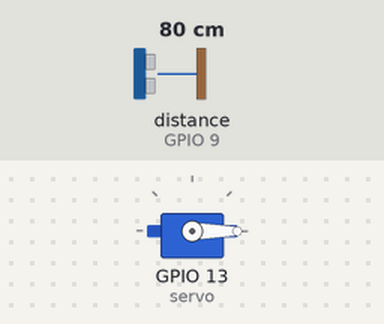
A sketch run on a simulated ESP8266 (NodeMCU). Parts: servo. Wiring (inferred from the names in the program): ultrasonic range finder: trigger GPIO 10; echo GPIO 9. Inputs (shaded band) come from the test bench; at power-on: distance to the obstacle (sensor on GPIO 9) 80 cm. The echo pulse lasts 58.3 µs per cm.

Above: at 1.2 s.
1.3 s: distance to the obstacle (sensor on GPIO 9) set to 11 cm
2.8 s: distance to the obstacle (sensor on GPIO 9) set to 8 cm
At 4.0 s:
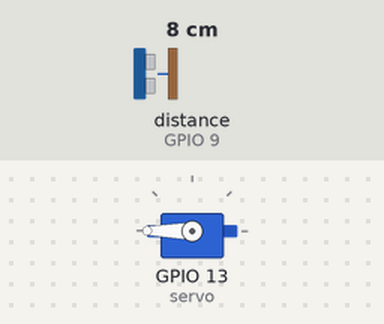
4.3 s: distance to the obstacle (sensor on GPIO 9) set to 14 cm
5.8 s: distance to the obstacle (sensor on GPIO 9) set to 17 cm
At 6.4 s:
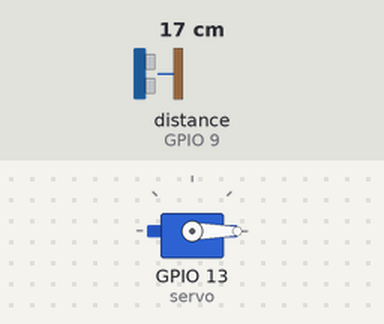
7.3 s: distance to the obstacle (sensor on GPIO 9) set to 2 cm
At 8.7 s:
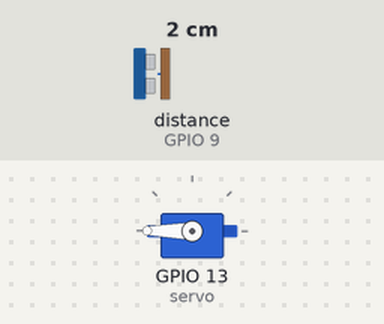
Timing chart, 0 to 9.8 s (numbered marks = the images above; inputs shaded):
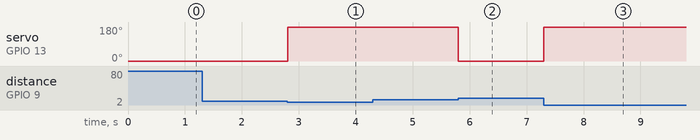

The sketch:

ex16_ultrasound_motor.ino
```cpp
#include <Servo.h>      // Servo.h 라이브러리 활용

#define trig 10
#define echo 9
#define led 7

// 서브모터 선언
Servo servo;    // 서브모터 객체
int value = 0;

void setup() {
  Serial.begin(9600);
  pinMode(echo, INPUT);
  pinMode(trig, OUTPUT);
  servo.attach(13);
}

void loop() {

  digitalWrite(trig, HIGH);   // 초음파 ON
  delayMicroseconds(10);      // 10 micro초 대기
  digitalWrite(trig, LOW);    // 초음파 OFF

  int duration = pulseIn(echo, HIGH);
  int dis = duration / 29 / 2;

  if(dis < 10) {
    digitalWrite(led, HIGH);
    value += 180;
  } else if (dis > 15) {
    digitalWrite(led, LOW);
    value = 0;
  }

  servo.write(value);

}
```

Measured:
- the behaviour switches between 10 and 9 cm on distance to the obstacle (sensor on GPIO 9) (found by bisection; images 0 and 1)
- the behaviour switches between 15 and 16 cm on distance to the obstacle (sensor on GPIO 9) (found by bisection; images 1 and 2)
- after the input at 1.3 s, every drawn part: stays the same
- after the input at 2.8 s, servo on GPIO 13 (servo): 0° → 180° at once
- after the input at 4.3 s, every drawn part: stays the same
- after the input at 5.8 s, servo on GPIO 13 (servo): 180° → 0° at once
- after the input at 7.3 s, servo on GPIO 13 (servo): 0° → 180° at once
